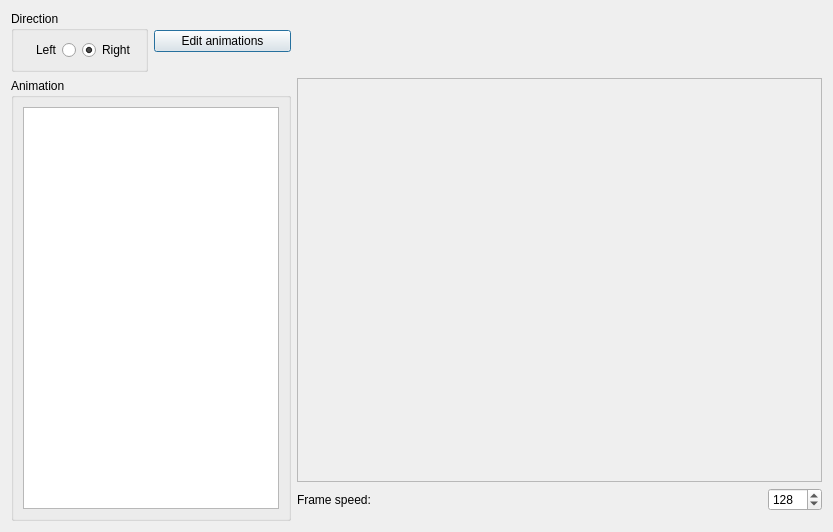
<?xml version="1.0" encoding="UTF-8"?>
<ui version="4.0">
 <class>Animator</class>
 <widget class="QDialog" name="Animator">
  <property name="geometry">
   <rect>
    <x>0</x>
    <y>0</y>
    <width>833</width>
    <height>532</height>
   </rect>
  </property>
  <property name="windowTitle">
   <string>Animator</string>
  </property>
  <property name="windowIcon">
   <iconset resource="../_resources/images.qrc">
    <normaloff>:/images/Icon16.png</normaloff>:/images/Icon16.png</iconset>
  </property>
  <layout class="QGridLayout" name="gridLayout_3" rowstretch="0,1000,0,10" columnstretch="0,0,1000,0,0">
   <item row="0" column="1">
    <widget class="QPushButton" name="EditAnimationBtn">
     <property name="text">
      <string>Edit animations</string>
     </property>
    </widget>
   </item>
   <item row="0" column="0">
    <widget class="QGroupBox" name="groupBox">
     <property name="title">
      <string>Direction</string>
     </property>
     <layout class="QGridLayout" name="gridLayout">
      <item row="0" column="0">
       <widget class="QRadioButton" name="directLeft">
        <property name="layoutDirection">
         <enum>Qt::RightToLeft</enum>
        </property>
        <property name="text">
         <string>Left</string>
        </property>
       </widget>
      </item>
      <item row="0" column="1">
       <widget class="QRadioButton" name="directRight">
        <property name="layoutDirection">
         <enum>Qt::LeftToRight</enum>
        </property>
        <property name="text">
         <string>Right</string>
        </property>
        <property name="checked">
         <bool>true</bool>
        </property>
       </widget>
      </item>
     </layout>
    </widget>
   </item>
   <item row="1" column="0" rowspan="3" colspan="2">
    <widget class="QGroupBox" name="groupBox_2">
     <property name="title">
      <string>Animation</string>
     </property>
     <layout class="QGridLayout" name="gridLayout_2">
      <item row="0" column="0" colspan="2">
       <widget class="QListWidget" name="animationsList">
        <property name="editTriggers">
         <set>QAbstractItemView::NoEditTriggers</set>
        </property>
       </widget>
      </item>
     </layout>
    </widget>
   </item>
   <item row="2" column="2">
    <widget class="QLabel" name="label">
     <property name="text">
      <string>Frame speed:</string>
     </property>
    </widget>
   </item>
   <item row="2" column="3">
    <widget class="QSpinBox" name="FrameSpeed">
     <property name="minimum">
      <number>32</number>
     </property>
     <property name="maximum">
      <number>1024</number>
     </property>
     <property name="value">
      <number>128</number>
     </property>
    </widget>
   </item>
   <item row="3" column="2">
    <spacer name="verticalSpacer_2">
     <property name="orientation">
      <enum>Qt::Vertical</enum>
     </property>
     <property name="sizeHint" stdset="0">
      <size>
       <width>20</width>
       <height>106</height>
      </size>
     </property>
    </spacer>
   </item>
   <item row="1" column="2" colspan="2">
    <widget class="FrameTuneScene" name="preview">
     <property name="minimumSize">
      <size>
       <width>450</width>
       <height>0</height>
      </size>
     </property>
     <property name="frameShape">
      <enum>QFrame::StyledPanel</enum>
     </property>
     <property name="frameShadow">
      <enum>QFrame::Raised</enum>
     </property>
    </widget>
   </item>
   <item row="0" column="2" colspan="2">
    <spacer name="verticalSpacer">
     <property name="orientation">
      <enum>Qt::Vertical</enum>
     </property>
     <property name="sizeHint" stdset="0">
      <size>
       <width>20</width>
       <height>47</height>
      </size>
     </property>
    </spacer>
   </item>
  </layout>
 </widget>
 <customwidgets>
  <customwidget>
   <class>FrameTuneScene</class>
   <extends>QFrame</extends>
   <header>main/frame_tune_scene.h</header>
   <container>1</container>
  </customwidget>
 </customwidgets>
 <tabstops>
  <tabstop>directLeft</tabstop>
  <tabstop>directRight</tabstop>
  <tabstop>EditAnimationBtn</tabstop>
 </tabstops>
 <resources>
  <include location="../_resources/images.qrc"/>
  <include location="../_resources/images.qrc"/>
 </resources>
 <connections/>
</ui>
